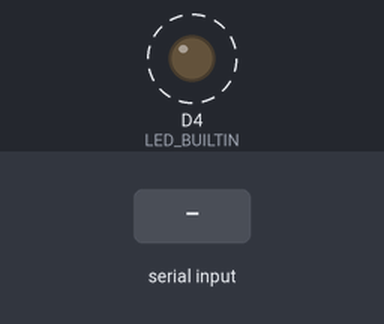
The sketch below on a simulated ESP8266 (NodeMCU). Shown: output pins drawn as LEDs (lit = HIGH, except the on-board LED, lit = LOW). Dashed ring = blinking. The inputs (shaded band) are chosen by the test bench. Random numbers use the default seed unless the sketch sets one; what the sketch prints to the serial monitor is not drawn.

Above: at 0.58 s.
1.3 s: "1" received over the second serial link
Timing chart, 0 to 10.3 s (numbered marks = the images above; inputs shaded):
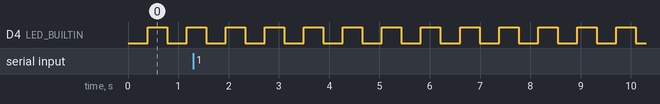

Measured:
- by itself, D4 (LED_BUILTIN): alternates HIGH for 0.39 s and LOW for 0.39 s

The sketch:

blink-rate-sync.ino
```cpp
#include <SoftwareSerial.h>

/// Demo cretaed to test serial comunications uses a NodeMCU v1 board (ESP8266)
/// as placeholder dev borad. Full duplex comunication is achived with each
/// neighbor with serial (RX, TX). Currently only left and right are considered


//////////////// Serial port definitions ////////////////////
#define BAUD_RATE 9600

#define PIN_LEFT_RX D1
#define PIN_LEFT_TX D2

#define PIN_RIGHT_RX D5
#define PIN_RIGHT_TX D6

SoftwareSerial SerialLeft(PIN_LEFT_RX, PIN_LEFT_TX);
SoftwareSerial SerialRight(PIN_RIGHT_RX, PIN_RIGHT_TX);

//////////////// end Serial port definitions ////////////////

bool isLedOn = false;
unsigned long blinkInterval = 500;
unsigned long lastBlinkTime = 0;

unsigned long lastSendTime = 0;
unsigned long sendInterval = 1000;

unsigned long lastComputeTime = 0;
unsigned long computeInterval = 2000;

uint8_t selfState = 0;
uint8_t rightNeighborState = 255;
uint8_t leftNeighborState = 255;

void setup() {
  // initialize inbuilt LED pin as an output.
  pinMode(LED_BUILTIN, OUTPUT);

  // set a random value
  selfState = random(5,254);
  processState();

  Serial.begin(BAUD_RATE);
  SerialLeft.begin(BAUD_RATE);
  SerialRight.begin(BAUD_RATE);

}

void loop() {
  unsigned long currentMillis = millis();

  // BLINK
  if(currentMillis - lastBlinkTime > blinkInterval){
    lastBlinkTime = currentMillis;
    isLedOn = !isLedOn;
    digitalWrite(LED_BUILTIN, isLedOn);
    Serial.print("blinkDelay: ");
    Serial.println(blinkInterval);
  }

  // SEND
  if(currentMillis - lastSendTime > sendInterval){
    lastSendTime = currentMillis;

    Serial.println(" Send state");
    SerialLeft.write(selfState);
    SerialRight.write(selfState);
  }

  // RECIEVE
  if(SerialLeft.available()){
    leftNeighborState =  SerialLeft.read();
    Serial.print("Left: ");
    Serial.println(leftNeighborState);
  }
  if(SerialRight.available()){
    rightNeighborState = SerialRight.read();
    Serial.print("Right: ");
    Serial.println(rightNeighborState);
  }

  // PROCESS
  if(currentMillis - lastComputeTime > computeInterval){
    lastComputeTime = currentMillis;
    Serial.println("COMPUTE :)");
    processState();
  }
}

void processState(){
  float t = 0.187f;
  if(leftNeighborState != 255 && leftNeighborState > selfState){
    selfState = lerp(selfState, leftNeighborState, t);
  }
  if(rightNeighborState != 255 && rightNeighborState > selfState){
    selfState = lerp(selfState, rightNeighborState, t);
  }
  blinkInterval = selfState * 3;
}

float lerp(float a, float b, float x) {
  return a + x * (b - a);
}
```
